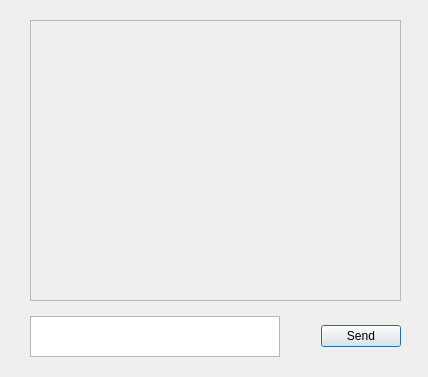
<?xml version="1.0" encoding="UTF-8"?>
<ui version="4.0">
 <class>Dialog</class>
 <widget class="QDialog" name="Dialog">
  <property name="geometry">
   <rect>
    <x>0</x>
    <y>0</y>
    <width>428</width>
    <height>377</height>
   </rect>
  </property>
  <property name="windowTitle">
   <string>Dialog</string>
  </property>
  <widget class="QWidget" name="horizontalLayoutWidget">
   <property name="geometry">
    <rect>
     <x>30</x>
     <y>316</y>
     <width>371</width>
     <height>41</height>
    </rect>
   </property>
   <layout class="QHBoxLayout" name="horizontalLayout">
    <item>
     <widget class="QTextEdit" name="textEdit"/>
    </item>
    <item>
     <spacer name="horizontalSpacer">
      <property name="orientation">
       <enum>Qt::Orientation::Horizontal</enum>
      </property>
      <property name="sizeHint" stdset="0">
       <size>
        <width>40</width>
        <height>20</height>
       </size>
      </property>
     </spacer>
    </item>
    <item>
     <widget class="QPushButton" name="sendButton">
      <property name="text">
       <string>Send</string>
      </property>
     </widget>
    </item>
   </layout>
  </widget>
  <widget class="QScrollArea" name="chatWindow">
   <property name="geometry">
    <rect>
     <x>30</x>
     <y>20</y>
     <width>371</width>
     <height>281</height>
    </rect>
   </property>
   <property name="widgetResizable">
    <bool>true</bool>
   </property>
   <widget class="QWidget" name="scrollAreaWidgetContents">
    <property name="geometry">
     <rect>
      <x>0</x>
      <y>0</y>
      <width>369</width>
      <height>279</height>
     </rect>
    </property>
   </widget>
  </widget>
 </widget>
 <resources/>
 <connections/>
</ui>
